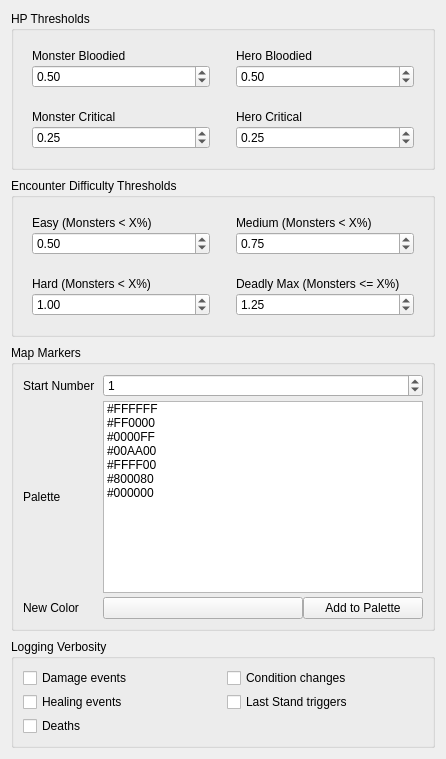
        <widget class="QWidget" name="tab_combat_2">
         <attribute name="title">
          <string>Combat &amp; HP</string>
         </attribute>
         <layout class="QVBoxLayout" name="verticalLayout_tab_combat">
          <property name="spacing">
           <number>8</number>
          </property>
          <item>
           <widget class="QGroupBox" name="group_hp">
            <property name="title">
             <string>HP Thresholds</string>
            </property>
            <layout class="QGridLayout" name="gridLayout_hp">
             <property name="horizontalSpacing">
              <number>8</number>
             </property>
             <property name="verticalSpacing">
              <number>4</number>
             </property>
             <item row="0" column="0">
              <widget class="QWidget" name="widget_monster_bloodied" native="true">
               <layout class="QVBoxLayout" name="vl_monster_bloodied">
                <property name="spacing">
                 <number>2</number>
                </property>
                <item>
                 <widget class="QLabel" name="label_monster_bloodied">
                  <property name="text">
                   <string>Monster Bloodied</string>
                  </property>
                 </widget>
                </item>
                <item>
                 <widget class="QDoubleSpinBox" name="spin_monster_bloodied">
                  <property name="decimals">
                   <number>2</number>
                  </property>
                  <property name="minimum">
                   <double>0.000000000000000</double>
                  </property>
                  <property name="maximum">
                   <double>1.000000000000000</double>
                  </property>
                  <property name="singleStep">
                   <double>0.050000000000000</double>
                  </property>
                  <property name="value">
                   <double>0.500000000000000</double>
                  </property>
                 </widget>
                </item>
               </layout>
              </widget>
             </item>
             <item row="0" column="1">
              <widget class="QWidget" name="widget_hero_bloodied" native="true">
               <layout class="QVBoxLayout" name="vl_hero_bloodied">
                <property name="spacing">
                 <number>2</number>
                </property>
                <item>
                 <widget class="QLabel" name="label_hero_bloodied">
                  <property name="text">
                   <string>Hero Bloodied</string>
                  </property>
                 </widget>
                </item>
                <item>
                 <widget class="QDoubleSpinBox" name="spin_hero_bloodied">
                  <property name="decimals">
                   <number>2</number>
                  </property>
                  <property name="minimum">
                   <double>0.000000000000000</double>
                  </property>
                  <property name="maximum">
                   <double>1.000000000000000</double>
                  </property>
                  <property name="singleStep">
                   <double>0.050000000000000</double>
                  </property>
                  <property name="value">
                   <double>0.500000000000000</double>
                  </property>
                 </widget>
                </item>
               </layout>
              </widget>
             </item>
             <item row="1" column="0">
              <widget class="QWidget" name="widget_monster_critical" native="true">
               <layout class="QVBoxLayout" name="vl_monster_critical">
                <property name="spacing">
                 <number>2</number>
                </property>
                <item>
                 <widget class="QLabel" name="label_monster_critical">
                  <property name="text">
                   <string>Monster Critical</string>
                  </property>
                 </widget>
                </item>
                <item>
                 <widget class="QDoubleSpinBox" name="spin_monster_critical">
                  <property name="decimals">
                   <number>2</number>
                  </property>
                  <property name="minimum">
                   <double>0.000000000000000</double>
                  </property>
                  <property name="maximum">
                   <double>1.000000000000000</double>
                  </property>
                  <property name="singleStep">
                   <double>0.050000000000000</double>
                  </property>
                  <property name="value">
                   <double>0.250000000000000</double>
                  </property>
                 </widget>
                </item>
               </layout>
              </widget>
             </item>
             <item row="1" column="1">
              <widget class="QWidget" name="widget_hero_critical" native="true">
               <layout class="QVBoxLayout" name="vl_hero_critical">
                <property name="spacing">
                 <number>2</number>
                </property>
                <item>
                 <widget class="QLabel" name="label_hero_critical">
                  <property name="text">
                   <string>Hero Critical</string>
                  </property>
                 </widget>
                </item>
                <item>
                 <widget class="QDoubleSpinBox" name="spin_hero_critical">
                  <property name="decimals">
                   <number>2</number>
                  </property>
                  <property name="minimum">
                   <double>0.000000000000000</double>
                  </property>
                  <property name="maximum">
                   <double>1.000000000000000</double>
                  </property>
                  <property name="singleStep">
                   <double>0.050000000000000</double>
                  </property>
                  <property name="value">
                   <double>0.250000000000000</double>
                  </property>
                 </widget>
                </item>
               </layout>
              </widget>
             </item>
            </layout>
           </widget>
          </item>
          <item>
           <widget class="QGroupBox" name="group_encounter_difficulty">
            <property name="title">
             <string>Encounter Difficulty Thresholds</string>
            </property>
            <layout class="QGridLayout" name="gridLayout_encounter_difficulty">
             <property name="horizontalSpacing">
              <number>8</number>
             </property>
             <property name="verticalSpacing">
              <number>4</number>
             </property>
             <item row="0" column="0">
              <widget class="QWidget" name="widget_difficulty_easy" native="true">
               <layout class="QVBoxLayout" name="vl_difficulty_easy">
                <property name="spacing">
                 <number>2</number>
                </property>
                <item>
                 <widget class="QLabel" name="label_difficulty_easy">
                  <property name="text">
                   <string>Easy (Monsters &lt; X%)</string>
                  </property>
                 </widget>
                </item>
                <item>
                 <widget class="QDoubleSpinBox" name="spin_difficulty_easy">
                  <property name="decimals">
                   <number>2</number>
                  </property>
                  <property name="minimum">
                   <double>0.000000000000000</double>
                  </property>
                  <property name="maximum">
                   <double>5.000000000000000</double>
                  </property>
                  <property name="singleStep">
                   <double>0.050000000000000</double>
                  </property>
                  <property name="value">
                   <double>0.500000000000000</double>
                  </property>
                 </widget>
                </item>
               </layout>
              </widget>
             </item>
             <item row="0" column="1">
              <widget class="QWidget" name="widget_difficulty_medium" native="true">
               <layout class="QVBoxLayout" name="vl_difficulty_medium">
                <property name="spacing">
                 <number>2</number>
                </property>
                <item>
                 <widget class="QLabel" name="label_difficulty_medium">
                  <property name="text">
                   <string>Medium (Monsters &lt; X%)</string>
                  </property>
                 </widget>
                </item>
                <item>
                 <widget class="QDoubleSpinBox" name="spin_difficulty_medium">
                  <property name="decimals">
                   <number>2</number>
                  </property>
                  <property name="minimum">
                   <double>0.000000000000000</double>
                  </property>
                  <property name="maximum">
                   <double>5.000000000000000</double>
                  </property>
                  <property name="singleStep">
                   <double>0.050000000000000</double>
                  </property>
                  <property name="value">
                   <double>0.750000000000000</double>
                  </property>
                 </widget>
                </item>
               </layout>
              </widget>
             </item>
             <item row="1" column="0">
              <widget class="QWidget" name="widget_difficulty_hard" native="true">
               <layout class="QVBoxLayout" name="vl_difficulty_hard">
                <property name="spacing">
                 <number>2</number>
                </property>
                <item>
                 <widget class="QLabel" name="label_difficulty_hard">
                  <property name="text">
                   <string>Hard (Monsters &lt; X%)</string>
                  </property>
                 </widget>
                </item>
                <item>
                 <widget class="QDoubleSpinBox" name="spin_difficulty_hard">
                  <property name="decimals">
                   <number>2</number>
                  </property>
                  <property name="minimum">
                   <double>0.000000000000000</double>
                  </property>
                  <property name="maximum">
                   <double>5.000000000000000</double>
                  </property>
                  <property name="singleStep">
                   <double>0.050000000000000</double>
                  </property>
                  <property name="value">
                   <double>1.000000000000000</double>
                  </property>
                 </widget>
                </item>
               </layout>
              </widget>
             </item>
             <item row="1" column="1">
              <widget class="QWidget" name="widget_difficulty_deadly_max" native="true">
               <layout class="QVBoxLayout" name="vl_difficulty_deadly_max">
                <property name="spacing">
                 <number>2</number>
                </property>
                <item>
                 <widget class="QLabel" name="label_difficulty_deadly_max">
                  <property name="text">
                   <string>Deadly Max (Monsters &lt;= X%)</string>
                  </property>
                 </widget>
                </item>
                <item>
                 <widget class="QDoubleSpinBox" name="spin_difficulty_deadly_max">
                  <property name="decimals">
                   <number>2</number>
                  </property>
                  <property name="minimum">
                   <double>0.000000000000000</double>
                  </property>
                  <property name="maximum">
                   <double>5.000000000000000</double>
                  </property>
                  <property name="singleStep">
                   <double>0.050000000000000</double>
                  </property>
                  <property name="value">
                   <double>1.250000000000000</double>
                  </property>
                 </widget>
                </item>
               </layout>
              </widget>
             </item>
            </layout>
           </widget>
          </item>
          <item>
           <widget class="QGroupBox" name="group_markers">
            <property name="title">
             <string>Map Markers</string>
            </property>
            <layout class="QGridLayout" name="gridLayout_markers">
             <property name="horizontalSpacing">
              <number>8</number>
             </property>
             <property name="verticalSpacing">
              <number>4</number>
             </property>
             <item row="0" column="0">
              <widget class="QLabel" name="label_marker_start">
               <property name="text">
                <string>Start Number</string>
               </property>
              </widget>
             </item>
             <item row="0" column="1">
              <widget class="QSpinBox" name="spin_marker_start">
               <property name="minimum">
                <number>0</number>
               </property>
               <property name="maximum">
                <number>999</number>
               </property>
               <property name="value">
                <number>1</number>
               </property>
              </widget>
             </item>
             <item row="1" column="0">
              <widget class="QLabel" name="label_marker_palette">
               <property name="text">
                <string>Palette</string>
               </property>
              </widget>
             </item>
             <item row="1" column="1">
              <widget class="QListWidget" name="list_marker_palette">
               <item>
                <property name="text">
                 <string>#FFFFFF</string>
                </property>
               </item>
               <item>
                <property name="text">
                 <string>#FF0000</string>
                </property>
               </item>
               <item>
                <property name="text">
                 <string>#0000FF</string>
                </property>
               </item>
               <item>
                <property name="text">
                 <string>#00AA00</string>
                </property>
               </item>
               <item>
                <property name="text">
                 <string>#FFFF00</string>
                </property>
               </item>
               <item>
                <property name="text">
                 <string>#800080</string>
                </property>
               </item>
               <item>
                <property name="text">
                 <string>#000000</string>
                </property>
               </item>
              </widget>
             </item>
             <item row="2" column="0">
              <widget class="QLabel" name="label_marker_new_color">
               <property name="text">
                <string>New Color</string>
               </property>
              </widget>
             </item>
             <item row="2" column="1">
              <layout class="QHBoxLayout" name="hl_marker_new_color">
               <item>
                <widget class="QPushButton" name="btn_marker_color_preview">
                 <property name="sizePolicy">
                  <sizepolicy hsizetype="Fixed" vsizetype="Fixed">
                   <horstretch>0</horstretch>
                   <verstretch>0</verstretch>
                  </sizepolicy>
                 </property>
                 <property name="minimumSize">
                  <size>
                   <width>200</width>
                   <height>0</height>
                  </size>
                 </property>
                 <property name="toolTip">
                  <string>Pick marker color</string>
                 </property>
                </widget>
               </item>
               <item>
                <widget class="QPushButton" name="btn_add_marker_color">
                 <property name="sizePolicy">
                  <sizepolicy hsizetype="Fixed" vsizetype="Fixed">
                   <horstretch>0</horstretch>
                   <verstretch>0</verstretch>
                  </sizepolicy>
                 </property>
                 <property name="minimumSize">
                  <size>
                   <width>120</width>
                   <height>0</height>
                  </size>
                 </property>
                 <property name="text">
                  <string>Add to Palette</string>
                 </property>
                </widget>
               </item>
              </layout>
             </item>
            </layout>
           </widget>
          </item>
          <item>
           <widget class="QGroupBox" name="group_logging">
            <property name="title">
             <string>Logging Verbosity</string>
            </property>
            <layout class="QGridLayout" name="grid_logging">
             <property name="horizontalSpacing">
              <number>8</number>
             </property>
             <property name="verticalSpacing">
              <number>4</number>
             </property>
             <item row="0" column="0">
              <widget class="QCheckBox" name="check_log_damage">
               <property name="text">
                <string>Damage events</string>
               </property>
              </widget>
             </item>
             <item row="1" column="0">
              <widget class="QCheckBox" name="check_log_heal">
               <property name="text">
                <string>Healing events</string>
               </property>
              </widget>
             </item>
             <item row="2" column="0">
              <widget class="QCheckBox" name="check_log_deaths">
               <property name="text">
                <string>Deaths</string>
               </property>
              </widget>
             </item>
             <item row="0" column="1">
              <widget class="QCheckBox" name="check_log_conditions">
               <property name="text">
                <string>Condition changes</string>
               </property>
              </widget>
             </item>
             <item row="1" column="1">
              <widget class="QCheckBox" name="check_log_laststand">
               <property name="text">
                <string>Last Stand triggers</string>
               </property>
              </widget>
             </item>
            </layout>
           </widget>
          </item>
         </layout>
        </widget>
